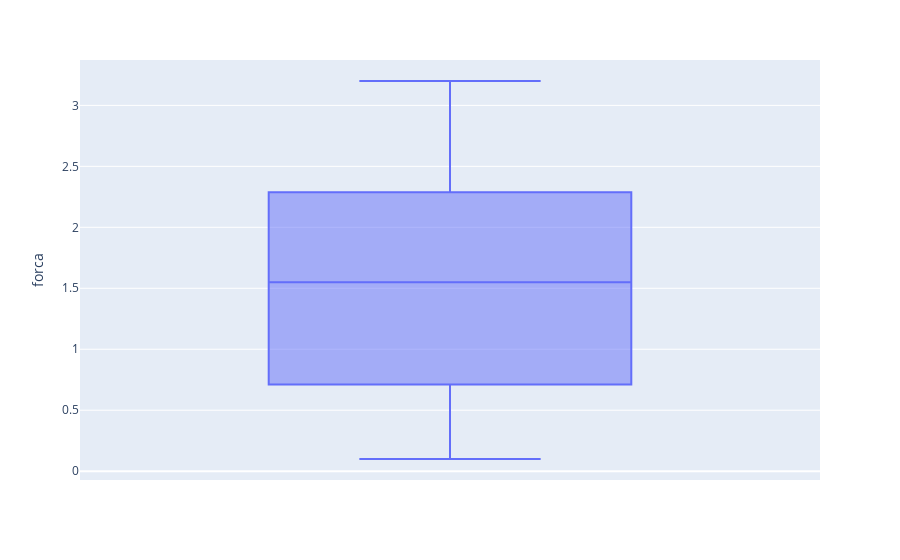

Source (notebook cell):
### Code cell
boxplot = px.box(dados_1, y="forca")
boxplot.show()

### Figure 1 — Plotly figure (JSON) as saved in the notebook; plotly's stock layout.template omitted (floating-point values rounded to 4 significant figures)
{"data": [{"alignmentgroup": "True", "hovertemplate": "forca=%{y}<extra></extra>", "legendgroup": "", "marker": {"color": "#636efa"}, "name": "", "notched": false, "offsetgroup": "", "orientation": "v", "showlegend": false, "type": "box", "x0": " ", "xaxis": "x", "y": [0.1, 0.15, 0.23, 0.31, 0.45, 0.55, 0.68, 0.72, 0.83, 1.05, 1.15, 1.21, 1.23, 1.35, 1.55, 1.71, 1.75, 1.92, 2.04, 2.15, 2.19, 2.25, 2.4, 2.55, 2.72, 2.85, 3.0, 3.1, 3.2], "y0": " ", "yaxis": "y"}], "layout": {"boxmode": "group", "legend": {"tracegroupgap": 0}, "margin": {"t": 60}, "xaxis": {"anchor": "y", "domain": [0, 1]}, "yaxis": {"anchor": "x", "domain": [0, 1], "title": {"text": "forca"}}}}
